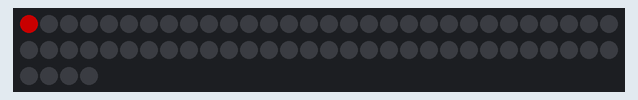
Simulated run of this sketch. Board: ESP8266 (NodeMCU). On the bench: 64 RGB LEDs in strip order, left to right, continuing on the next row. Dim RGB values are drawn brighter than linear.

Above: at 0.07 s.
At 3.3 s:
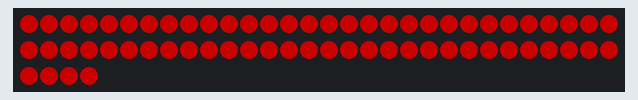
At 11.38 s:
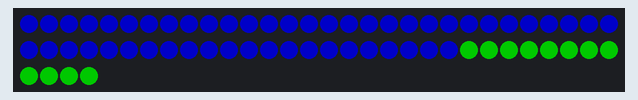
At 20.6 s:
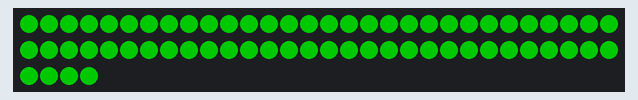
At 28.69 s:
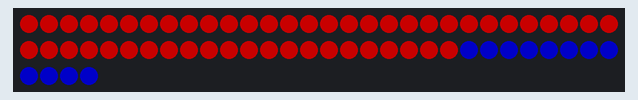
At 37.9 s:
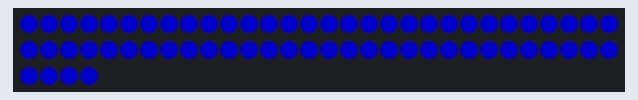

The sketch:

sketch_apr28a.ino
```cpp
#include <Adafruit_NeoPixel.h>

#define NUM_PIXELS 64

Adafruit_NeoPixel pixels(NUM_PIXELS, D8, NEO_GRB | NEO_KHZ800);

void setup() {
  pixels.begin();
}

void setColor(uint32_t color) {
  for (int i = 0; i < NUM_PIXELS; i++) {
    pixels.setPixelColor(i, color);
    pixels.show();
    delay(50);
  }
}

void loop() {
  setColor(pixels.Color(100, 0, 0));
  delay(1000);
  setColor(pixels.Color(0, 100, 0));
  delay(1000);
  setColor(pixels.Color(0, 0, 100));
  delay(1000);
}
```
